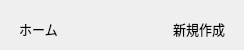
          <widget class="QWidget" name="widget_header" native="true">
           <property name="minimumSize">
            <size>
             <width>0</width>
             <height>50</height>
            </size>
           </property>
           <property name="maximumSize">
            <size>
             <width>16777215</width>
             <height>50</height>
            </size>
           </property>
           <layout class="QHBoxLayout" name="horizontalLayout_2">
            <item>
             <widget class="QToolButton" name="btn_active_page">
              <property name="sizePolicy">
               <sizepolicy hsizetype="Expanding" vsizetype="Fixed">
                <horstretch>0</horstretch>
                <verstretch>0</verstretch>
               </sizepolicy>
              </property>
              <property name="minimumSize">
               <size>
                <width>35</width>
                <height>35</height>
               </size>
              </property>
              <property name="maximumSize">
               <size>
                <width>100</width>
                <height>50</height>
               </size>
              </property>
              <property name="font">
               <font>
                <pointsize>10</pointsize>
               </font>
              </property>
              <property name="focusPolicy">
               <enum>Qt::FocusPolicy::TabFocus</enum>
              </property>
              <property name="contextMenuPolicy">
               <enum>Qt::ContextMenuPolicy::DefaultContextMenu</enum>
              </property>
              <property name="layoutDirection">
               <enum>Qt::LayoutDirection::LeftToRight</enum>
              </property>
              <property name="text">
               <string>ホーム</string>
              </property>
              <property name="icon">
               <iconset resource="../../assets/resources.qrc">
                <normaloff>:/icons/home.svg</normaloff>:/icons/home.svg</iconset>
              </property>
              <property name="iconSize">
               <size>
                <width>24</width>
                <height>24</height>
               </size>
              </property>
              <property name="autoExclusive">
               <bool>false</bool>
              </property>
              <property name="toolButtonStyle">
               <enum>Qt::ToolButtonStyle::ToolButtonTextBesideIcon</enum>
              </property>
              <property name="autoRaise">
               <bool>true</bool>
              </property>
             </widget>
            </item>
            <item>
             <spacer name="horizontalSpacer_3">
              <property name="orientation">
               <enum>Qt::Orientation::Horizontal</enum>
              </property>
              <property name="sizeHint" stdset="0">
               <size>
                <width>40</width>
                <height>20</height>
               </size>
              </property>
             </spacer>
            </item>
            <item>
             <widget class="QLabel" name="label_active_tasks_name">
              <property name="text">
               <string/>
              </property>
             </widget>
            </item>
            <item>
             <spacer name="horizontalSpacer">
              <property name="orientation">
               <enum>Qt::Orientation::Horizontal</enum>
              </property>
              <property name="sizeHint" stdset="0">
               <size>
                <width>40</width>
                <height>20</height>
               </size>
              </property>
             </spacer>
            </item>
            <item>
             <widget class="QToolButton" name="btn_add_task">
              <property name="sizePolicy">
               <sizepolicy hsizetype="Expanding" vsizetype="Fixed">
                <horstretch>0</horstretch>
                <verstretch>0</verstretch>
               </sizepolicy>
              </property>
              <property name="minimumSize">
               <size>
                <width>35</width>
                <height>35</height>
               </size>
              </property>
              <property name="maximumSize">
               <size>
                <width>100</width>
                <height>50</height>
               </size>
              </property>
              <property name="font">
               <font>
                <pointsize>10</pointsize>
               </font>
              </property>
              <property name="focusPolicy">
               <enum>Qt::FocusPolicy::TabFocus</enum>
              </property>
              <property name="contextMenuPolicy">
               <enum>Qt::ContextMenuPolicy::DefaultContextMenu</enum>
              </property>
              <property name="layoutDirection">
               <enum>Qt::LayoutDirection::LeftToRight</enum>
              </property>
              <property name="text">
               <string>新規作成</string>
              </property>
              <property name="icon">
               <iconset resource="../../assets/resources.qrc">
                <normaloff>:/icons/add.svg</normaloff>:/icons/add.svg</iconset>
              </property>
              <property name="iconSize">
               <size>
                <width>24</width>
                <height>24</height>
               </size>
              </property>
              <property name="autoExclusive">
               <bool>false</bool>
              </property>
              <property name="toolButtonStyle">
               <enum>Qt::ToolButtonStyle::ToolButtonTextBesideIcon</enum>
              </property>
              <property name="autoRaise">
               <bool>true</bool>
              </property>
             </widget>
            </item>
           </layout>
          </widget>
